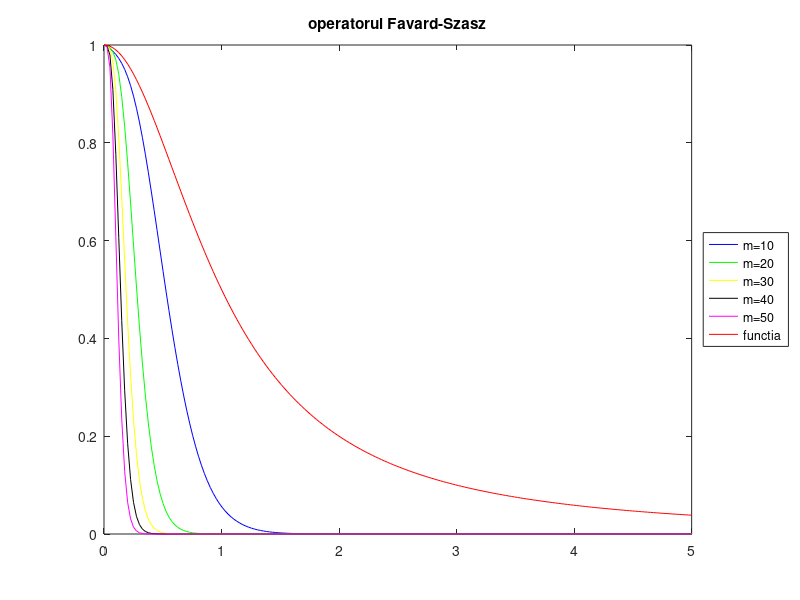

MATLAB code to generate this figure:
%P6_8 Operatorul Favard-Szasz

ft=@(x) 1./(1+x.^2);
limsup=input('limita superioara:');
nrt=input('numar de termeni:');
x=linspace(0,limsup,200);
i=0;
ss=cell(6,1); 
cc={'b-','g-','y-','k-','m-'};
for m=10:10:50
    s=zeros(size(x));
    u=ones(size(x));
    for k=0:nrt
        u=(m*x).^k/gamma(k+1).*exp(-m*x)*ft(k/m);
        s=s+u;
    end
    i=i+1;
    plot(x,s,cc{i}); hold on
    ss{i}=sprintf('m=%d',m);
end
i=i+1;
ss{i}='functia';
plot(x,ft(x),'r-')
legend(ss,'Location','EastOutside')
title('operatorul Favard-Szasz')
hold off
  
